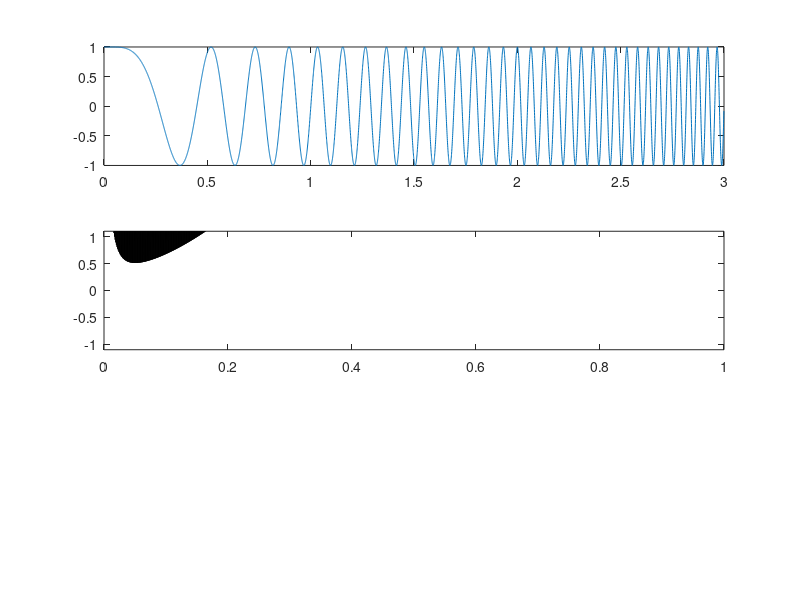
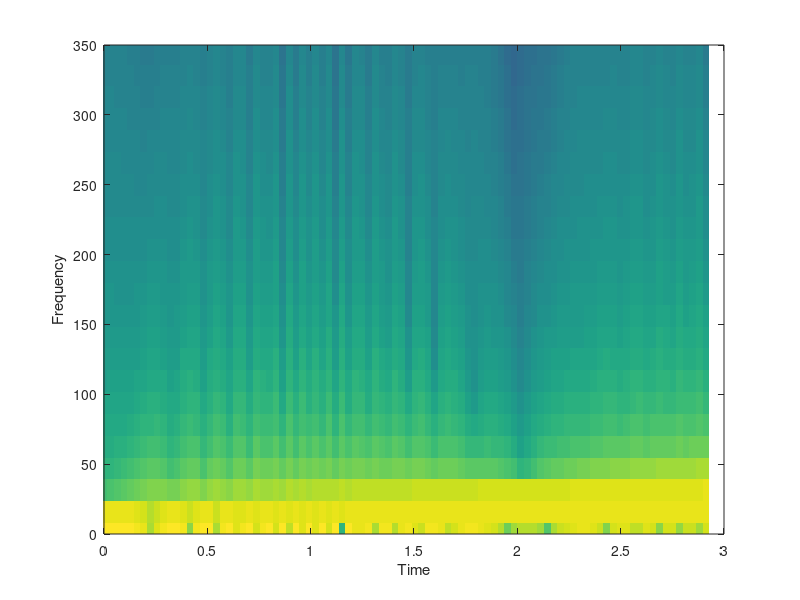

These charts were generated, in order, by the following MATLAB code:
fy = 15;
wy = 2*pi*fy;
fs = 2000;
ts = 1/fs;
t  = 0:ts:(3-ts);
x  = (t/2)-1;
y  = vco(x,fy,fs);
h  = hilbert(y);
dh = diff(h)/ts;
g  = abs(dh);
v  = g/(2*pi); % to Hz

figure(1);
subplot(3,1,1);
plot(t,y);
subplot(3,1,2);
plot(t(2:6000),v,'k');
axis([0 1 -1.1 1.1]);
%sound(y,fs);
%subplot(3,1,3);
figure(2);
specgram(y,128,fs);
axis([0 3 0 350]);